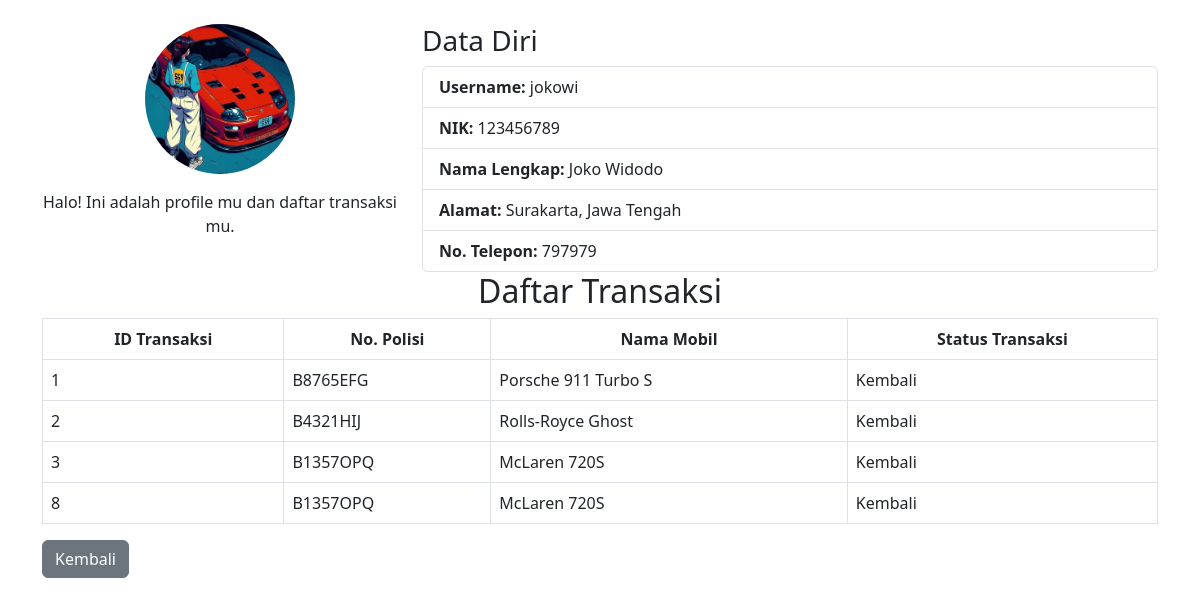
The app's page /profile.php (signed in) with its own data.
### tables this page shows
CREATE TABLE IF NOT EXISTS `tbl_member` (
  `nik` int NOT NULL,
  `nama` varchar(100) NOT NULL,
  `jenis_kelamin` enum('L','P') NOT NULL,
  `telp` varchar(15) NOT NULL,
  `alamat` text NOT NULL,
  `username` varchar(50) NOT NULL,
  `password` varchar(255) NOT NULL,
  PRIMARY KEY (`nik`),
  UNIQUE KEY `username` (`username`)
);

CREATE TABLE IF NOT EXISTS `tbl_transaksi` (
  `id_transaksi` int NOT NULL AUTO_INCREMENT,
  `nik` int NOT NULL,
  `nopol` varchar(10) NOT NULL,
  `tgl_booking` date NOT NULL,
  `tgl_ambil` date NOT NULL,
  `tgl_kembali` date NOT NULL,
  `supir` tinyint(1) NOT NULL DEFAULT '0',
  `total` decimal(10,2) NOT NULL,
  `downpayment` decimal(10,2) NOT NULL,
  `kekurangan` decimal(10,2) NOT NULL,
  `status` enum('booking','approved','ambil','kembali') NOT NULL,
  PRIMARY KEY (`id_transaksi`)
);

CREATE TABLE IF NOT EXISTS `tbl_mobil` (
  `nopol` varchar(10) NOT NULL,
  `brand` varchar(50) NOT NULL,
  `type` varchar(50) NOT NULL,
  `tahun` date NOT NULL,
  `harga` decimal(10,2) NOT NULL,
  `foto` varchar(50) NOT NULL,
  `status` enum('tersedia','booked','kosong') NOT NULL,
  PRIMARY KEY (`nopol`)
);

### profile.php (the view, shortened to what this page needs)
<?php
include 'koneksi.php';
$username = $_SESSION['username'];
$queryMember = "SELECT * FROM tbl_member WHERE username='$username'";
$resultMember = mysqli_query($koneksi, $queryMember);
$member = mysqli_fetch_assoc($resultMember);
$nik = $member['nik'];
$queryTransaksi = "
    SELECT t.id_transaksi, t.nopol, m.brand, m.type, t.status
    FROM tbl_transaksi t
    JOIN tbl_mobil m ON t.nopol = m.nopol
    WHERE t.nik = '$nik'
";
$resultTransaksi = mysqli_query($koneksi, $queryTransaksi);
?>
<!DOCTYPE html>
<html lang="en">
<head>
    <link rel="stylesheet" href="path/to/bootstrap.css">
    <link href="https://cdn.jsdelivr.net/npm/bootstrap@5.3.0-alpha1/dist/css/bootstrap.min.css" rel="stylesheet">
</head>
<body>
    <div class="container mt-4">
<div class="row">
    <div class="col-md-4 d-flex flex-column align-items-center">
        <img src="assets/img/logo.jpg" alt="Profile Icon" class="rounded-circle mb-3" style="width: 150px; height: 150px;">
        <p class="text-center">Halo! Ini adalah profile mu dan daftar transaksi mu.</p>
    </div>
    <div class="col-md-8">
        <h3>Data Diri</h3>
        <ul class="list-group">
            <li class="list-group-item"><strong>Username:</strong> <?= htmlspecialchars($member['username']) ?></li>
            <li class="list-group-item"><strong>NIK:</strong> <?= htmlspecialchars($member['nik']) ?></li>
            <li class="list-group-item"><strong>Nama Lengkap:</strong> <?= htmlspecialchars($member['nama']) ?></li>
            <li class="list-group-item"><strong>Alamat:</strong> <?= htmlspecialchars($member['alamat']) ?></li>
            <li class="list-group-item"><strong>No. Telepon:</strong> <?= htmlspecialchars($member['telp']) ?></li>
        </ul>
    </div>
</div>
    <div>
        <h2> <center> Daftar Transaksi </h2>
        <table class="table table-bordered">
            <thead>
                <tr class="bg-secondary text-center text-white">
                    <th>ID Transaksi</th>
                    <th>No. Polisi</th>
                    <th>Nama Mobil</th>
                    <th>Status Transaksi</th>
                </tr>
            </thead>
            <tbody>
                <?php
                if (mysqli_num_rows($resultTransaksi) > 0) {
                    while ($rowTransaksi = mysqli_fetch_assoc($resultTransaksi)) {
                        echo "<tr>";
                        echo "<td>" . $rowTransaksi['id_transaksi'] . "</td>";
                        echo "<td>" . $rowTransaksi['nopol'] . "</td>";
                        echo "<td>" . $rowTransaksi['brand'] . " " . $rowTransaksi['type'] . "</td>";
                        echo "<td>" . ucfirst($rowTransaksi['status']) . "</td>";
                        echo "</tr>";
                    }
                } else {
                    echo "<tr><td colspan='4' class='text-center'>Belum ada transaksi.</td></tr>";
                }
                ?>
            </tbody>
        </table>
    </div>
    <a href="index.php" class="btn btn-secondary no-print">Kembali</a>
</body>
</html>

### records on screen
tbl_member: username "jokowi", nik "123456789", nama "Joko Widodo", alamat "Surakarta, Jawa Tengah", telp "797979"
tbl_transaksi: id_transaksi "1", nopol "B8765EFG", tbl_mobil.brand "Porsche", tbl_mobil.type "911 Turbo S", status "Kembali"
tbl_transaksi: id_transaksi "2", nopol "B4321HIJ", tbl_mobil.brand "Rolls-Royce", tbl_mobil.type "Ghost", status "Kembali"
tbl_transaksi: id_transaksi "3", nopol "B1357OPQ", tbl_mobil.brand "McLaren", tbl_mobil.type "720S", status "Kembali"
tbl_transaksi: id_transaksi "8", nopol "B1357OPQ", tbl_mobil.brand "McLaren", tbl_mobil.type "720S", status "Kembali"
